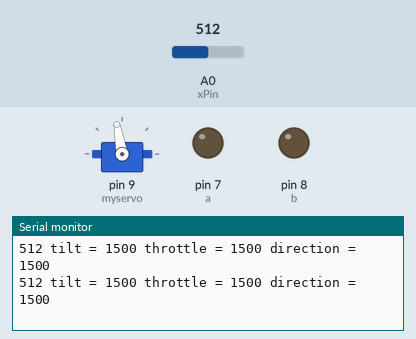
Bench run of a sketch on a simulated Arduino Uno, built with avr-gcc and run on an emulated ATmega328P. Parts: servo, output pins drawn as LEDs (lit = HIGH), the last lines printed to the serial monitor. The test bench sets the inputs (shaded band); at power-on: A0 (xPin) = 512.

Above: at 1.2 s.
1.3 s: A0 (xPin) set to 107
At 2.0 s:
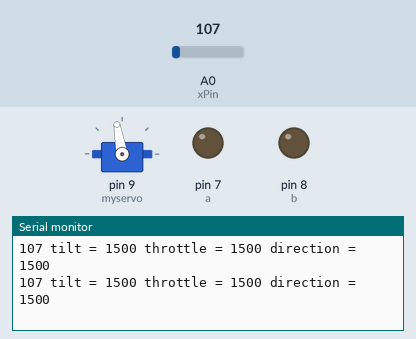
4.3 s: A0 (xPin) set to 92
At 5.1 s:
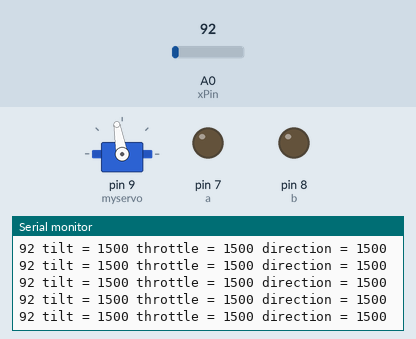
Timing chart, 0 to 7.3 s (numbered marks = the images above; inputs shaded):
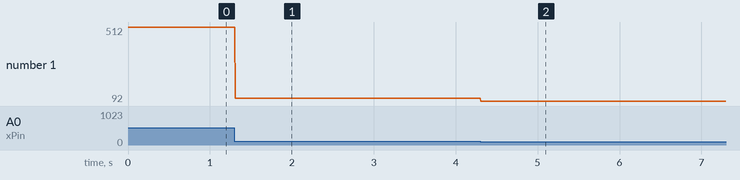

Measured:
- after the input at 1.3 s, the serial monitor: prints a new line at once (image 1)
- after the input at 4.3 s, the serial monitor: prints a new line at once (image 2)
- plotted number 1: 512 → 107 after the input at 1.3 s, 107 → 92 after the input at 4.3 s

The sketch:

robot.ino
```cpp
#include <IBusBM.h>
#include <Servo.h>

Servo myservo;
IBusBM ibus;
// 'en' for speed, 'a' and 'b' for direction
// 'xPin' for controlling pendulum angle
int en = 6, a = 7, b = 8, xPin = A0;
int CH1 = 0; // tilt
int CH3 = 0; // Acceleration
int CH6 = 0; // direction
int d = 0, throttle = 0, tilt = 0;

void setup() {

  Serial.begin(115200);
  ibus.begin(Serial);
  myservo.attach(9);
  myservo.write(100);
  pinMode(a, OUTPUT); pinMode(b, OUTPUT);

}

void loop() {

  int reading = analogRead(xPin);
  CH1 = ibus.readChannel(0);
  CH3 = ibus.readChannel(2);
  CH6 = ibus.readChannel(5);
  Serial.print(reading);
  tilt = CH1;
  Serial.print(" tilt = ");
  Serial.print(tilt);

  throttle = CH3;
  Serial.print(" throttle = ");
  Serial.print(throttle);

  d = CH6;
  Serial.print(" direction = ");
  Serial.println(d);

}
```
